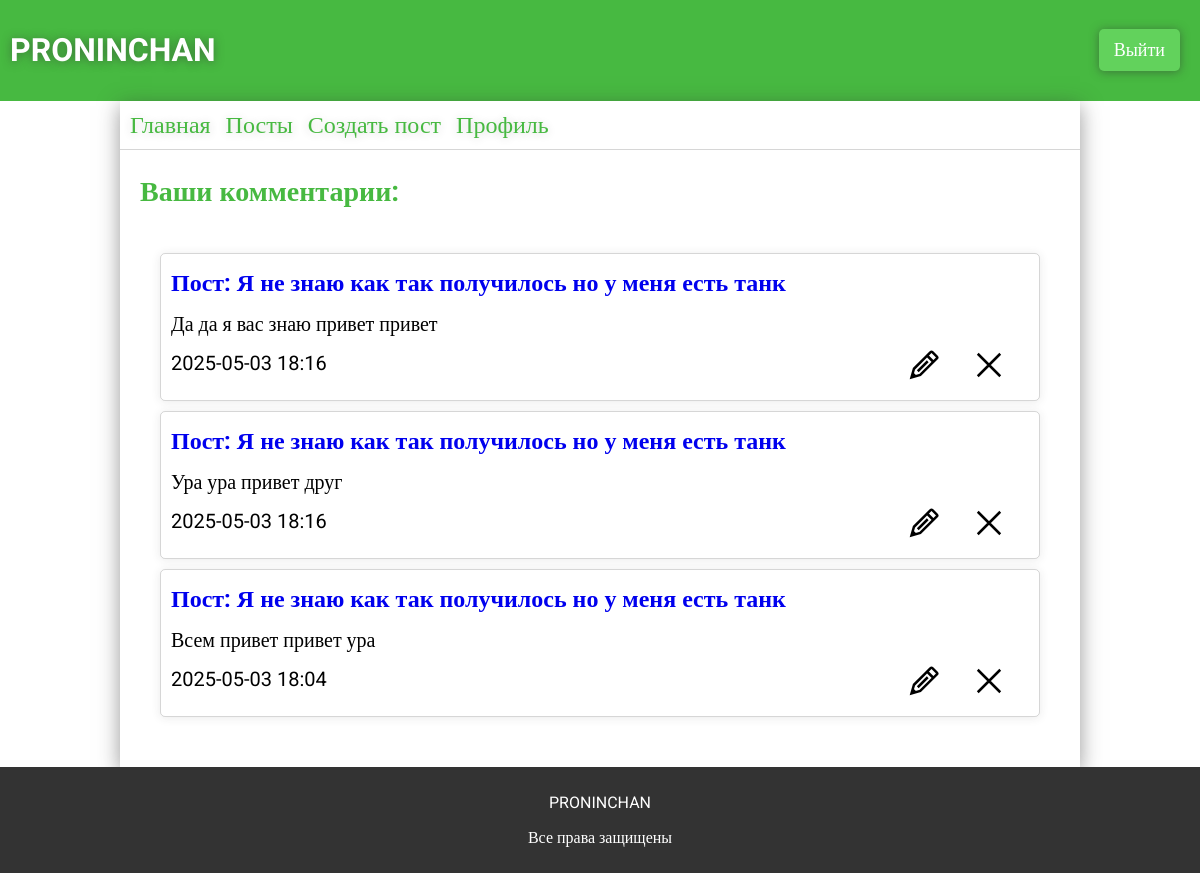
/user_comments (signed in), run on an earlier commit of the app's database.
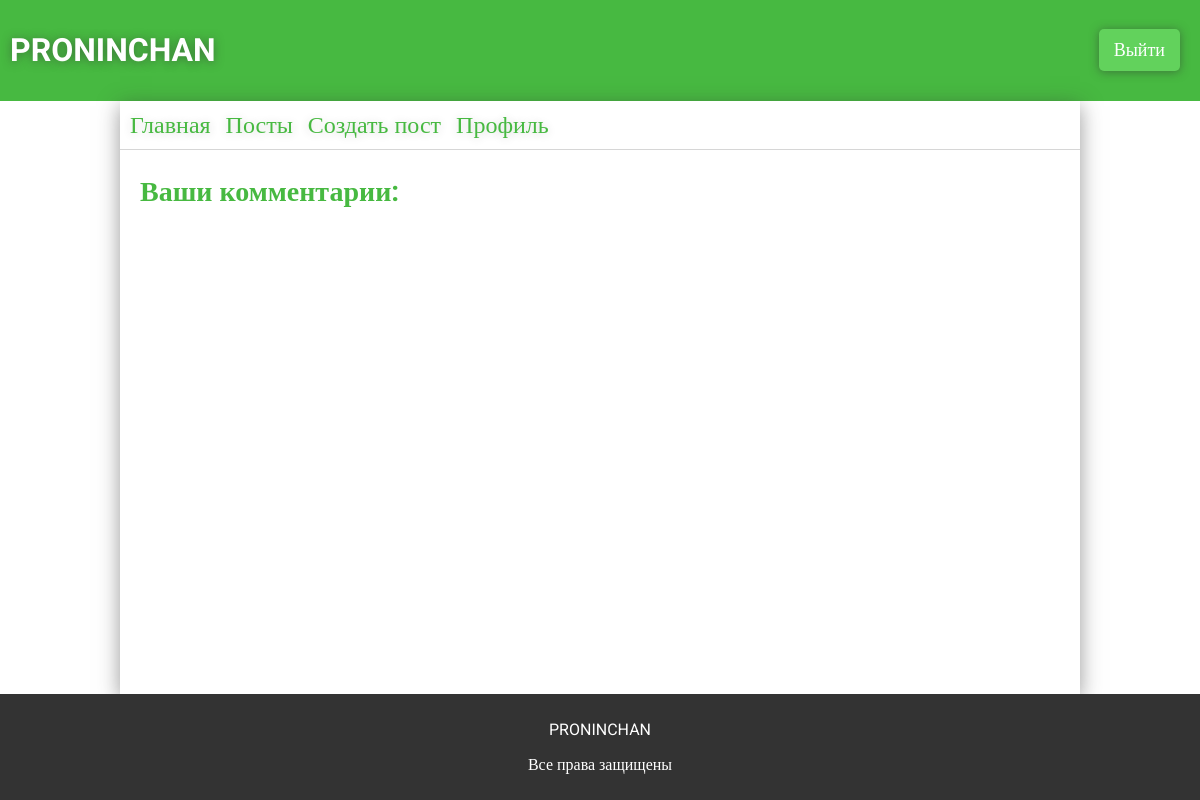
And on a later commit of the database.
### app.py (models this page shows)
class ForumComments(db.Model):
    __tablename__ = 'forum_comments'
    id = db.Column(db.Integer, primary_key=True)
    user_id = db.Column(db.Integer, db.ForeignKey('users.id'), nullable=False)
    text = db.Column(db.Text, nullable=False)
    created_at = db.Column(db.DateTime, default=datetime.now)
    post_id = db.Column(db.Integer, db.ForeignKey('forum_posts.id'), nullable=False)
    user = db.relationship("Users", backref="comments")
    post = db.relationship('ForumPosts', backref='comments')

class ForumPosts(db.Model):
    __tablename__ = 'forum_posts'
    id = db.Column(db.Integer, primary_key=True)
    user_id = db.Column(db.Integer, db.ForeignKey('users.id'), nullable=False)
    theme = db.Column(db.String(124), nullable=False)
    text = db.Column(db.Text, nullable=False)
    section_id = db.Column(db.Integer, db.ForeignKey('forum_sections.id'), nullable=False)
    category_id = db.Column(db.Integer, db.ForeignKey('forum_categories.id'), nullable=False)
    created_at = db.Column(db.DateTime, default=datetime.now)
    user = db.relationship("Users", backref="posts")
    sections = db.relationship("ForumSections")
    categories = db.relationship("ForumCategory")

### app.py (the view)
@app.route('/user_comments')
def user_comments():
    if 'user' in session:
        user_comments = ForumComments.query.filter_by(user_id=session['user']).order_by(ForumComments.created_at.desc()).all()
        return render_template('user_comments.html', comments=user_comments)
    return render_template('profile.html')

### templates/user_comments.html (shortened to what this page needs)
{% extends 'base.html' %}
{% block main %}
<link rel="stylesheet" href="{{ url_for('static', filename='css/profile.css') }}">
{% if session['user'] %}
<div class="commentsposts">
    <p>Ваши комментарии:</p>
    <div class="commentsposts-container">
        {% for comment in comments %}
        <div class="commentsposts-container-post" id="comment-{{comment.id}}">
            <div class="commentsposts-container-post-edit">
                <img src="../static/img/Edit.svg" alt="" class="edit-comment">
                <img src="../static/img/Close.svg" alt="" class="delete-comment" data-comment-id="{{comment.id}}">
            </div>
            <a href="{{url_for('post', post=comment.post_id)}}">Пост: {{comment.post.theme}}</a>
            <p>{{comment.text | truncate(100, True, '...')}}</p>
            <p>{{comment.created_at.strftime('%Y-%m-%d %H:%M')}}</p>
        </div>
        {% endfor %}
    </div>
</div>
{% else %}
    <div class="login">
        <h2>Войдите в аккаунт</h2>
    </div>
{% endif %}
{% endblock %}

What changed in the data, as far as the page shows it:
removed ForumComments: post.theme "Я не знаю как так получилось но у меня есть танк", text "Да да я вас знаю привет привет", created_at "2025-05-03 18:16"
removed ForumComments: post.theme "Я не знаю как так получилось но у меня есть танк", text "Ура ура привет друг", created_at "2025-05-03 18:16"
removed ForumComments: post.theme "Я не знаю как так получилось но у меня есть танк", text "Всем привет привет ура", created_at "2025-05-03 18:04"
